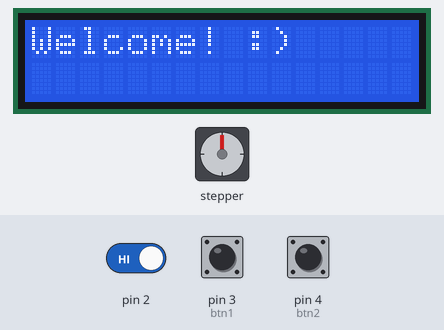
This sketch was run on a simulated Arduino Uno, built with avr-gcc and run on an emulated ATmega328P. Parts: 16×2 character LCD, stepper motor. The test bench sets the inputs (shaded band); at power-on: pin 2 HIGH, pin 3 (btn1) LOW, pin 4 (btn2) LOW. Stepper angles assume 2048 steps per turn; what the sketch prints to the serial monitor is not drawn.

Above: at 1.2 s.
1.3 s: pin 2 driven LOW
At 2.4 s:
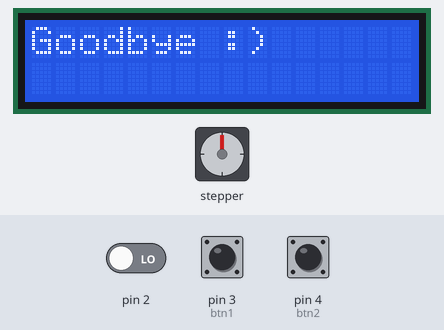
2.8 s: pin 2 driven HIGH
At 3.5 s:
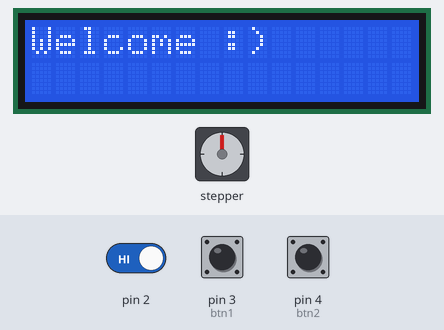
4.3 s: pin 3 (btn1) pulled HIGH for 0.15 s
At 4.75 s:
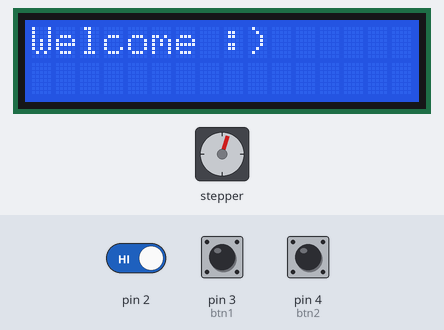
11.5 s: pin 4 (btn2) pulled HIGH for 3.2 s
Timing chart, 0 to 22.7 s (numbered marks = the images above; inputs shaded):
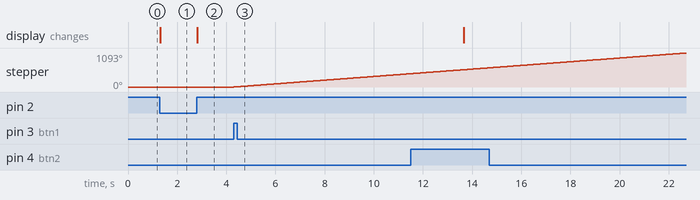

Measured:
- after the input at 1.3 s, the display: changes at once (image 1)
- after the input at 2.8 s, the display: changes at once (image 2)
- after the input at 4.3 s, stepper: keeps turning clockwise at about 60°/s, starting at once

The sketch:

automatic_tissue_final.ino
```cpp
#include <Stepper.h>
#include <Wire.h>
#include <LiquidCrystal_I2C.h>

LiquidCrystal_I2C lcd(0x27,16,2);//l6x2의 LCD 디스플레이 주소 설정
int stepsPerRev = 2048; //스텝모터가 360도 돌도록 함

//아두이노 보드의 디지털 11,10,9,8 핀을
//스텝모터의 IN1, IN3, IN2, IN4에 연결
Stepper stepper(stepsPerRev, 11,9,10,8);


int btn1 = 3; //버튼1(소변) 연결 핀
int btn2 = 4; //버튼2(대변) 연결 핀

bool btn1_current = false; //버튼1(소변)의 현재 상태
bool btn2_current = false; //버튼2(대변)의 현재 상태
bool btn1_previous = false; //버튼1(소변)의 이전 상태
bool btn2_previous = false; //버튼2(대변)의 이전 상태

int b1_cnt = 0; //버튼1을 누른 횟수
int b2_cnt = 0; //버튼2을 누른 횟수

bool door_close_current = true; //문의 이전 상태
bool door_close_previous = true; //문의 현재 상태

void setup() {
  stepper.setSpeed(10); //스텝모터 속도 설정

  pinMode(btn1,INPUT); //버튼1(소변) 연결 핀을 입력으로 설정
  pinMode(btn2,INPUT); //버튼2(대변) 연결 핀을 입력으로 설정

  pinMode(2,INPUT); //마그네틱 센서 연결 핀을 입력으로 설정
  pinMode(1,OUTPUT); //LED 연결 핀을 출력으로 설정

  Serial.begin(9600); //시리얼 통신 초기화
  lcd.init(); //LCD 초기화

  lcd.backlight(); //백라이트를 킴
  lcd.print("Welcome! :)");
  lcd.setCursor(0,0); //첫 번째 줄 첫째 칸
}

void loop() {

  btn1_current = digitalRead(btn1); //버튼1의 값을 읽음
  btn2_current = digitalRead(btn2); //버튼2의 값을 읽음

  if(btn1_current){ //버튼1이 눌렸으면(값이 True)
    if(btn1_previous == false){ //그리고 이전의 상태가 false라면
      b1_cnt++; //상태가 바뀐 경우에만 버튼1을 누른 횟수 증가
      btn1_previous = true;

      //소변의 경우, 휴지 4칸을 자동으로 나오게 하도록 설정함
      //각도 계산 결과, 540도 도는 것이 적합하여 1.5배로 계산함
      stepper.step(stepsPerRev*1.5);
      delay(10);

      Serial.print("버튼1 클릭횟수 : "); //버튼 클린 횟수가 변경되었는지 확인
      Serial.println(b1_cnt); //이전 보다 1 증가된 숫자가 출력될 것
      Serial.print("버튼2 클릭횟수 : ");
      Serial.println(b2_cnt); //버튼2를 누른 것이 아니므로, 이 숫자는 변함이 없음

      lcd.clear(); //lcd 화면 초기화
      lcd.print("Used toilet roll");
      lcd.setCursor(0,1); //두 번째 줄 첫째 칸
      //총 휴지 사용 길이 : 버튼 1을 누른 횟수 * 4칸 + 버튼 2를 누른 횟수 * 8칸
      lcd.print(b1_cnt*4+b2_cnt*8);
    }
  }
  else{
    btn1_previous = false;
  }

  btn2_current = digitalRead(btn2);//버튼 2의 값을 읽어옴

  if(btn2_current){//버튼2가 눌렸으면
    if(btn2_previous == false){//그리고 이전 상태 false라면
      b2_cnt++; //상태가 바뀐 경우에만 버튼2 누른 횟수 증가
      btn2_previous = true;

      //대변의 경우, 휴지 8칸을 자동으로 나오게 하도록 설정함
      //각도 계산 결과, 3바퀴(1080도) 도는 것이 적합하여 3배로 계산함
      stepper.step(stepsPerRev*3); //스텝모터
      delay(10);


      Serial.print("버튼1 클릭횟수 : "); //버튼 클린 횟수가 변경되었는지 확인
      Serial.println(b1_cnt); //버튼1을 누른 것이 아니기 때문에, 이전과 같은 값이 출력 될 것
      Serial.print("버튼2 클릭횟수 : "); //버튼 2를 눌렀으므로,
      Serial.println(b2_cnt); //이전보다 1 증가한 겂이 출력됨

      lcd.clear(); //lcd 화면 초기화
      lcd.print("Used toilet roll");
      lcd.setCursor(0,1); //두 번째 줄 첫째 칸
      //총 휴지 사용 길이 : 버튼 1을 누른 횟수 * 4칸 + 버튼 2를 누른 횟수 * 8칸
      lcd.print(b1_cnt*4+b2_cnt*8);


    }
  }
  else{
    btn2_previous = false;
  }

  //마그네틱 센서 코드
  door_close_current = digitalRead(2); //문이 닫혀 있는지 상태를 확인함
  if(door_close_current == false){ //문이 열리면 초기화(문이 열렸다는 것은, 사람이 나갔다는 것이므로)
    if (door_close_previous == true){//이전 상태가 문이 닫힌 경우일 경우에만(상태가 다를 경우에만)
      b1_cnt = 0; //버튼 1을 누른 횟수 초기화
      b2_cnt = 0; //버튼 2를 누른 횟수 초기화

      Serial.println("문열림");//문이 열렸음을 확인
      Serial.print("버튼1 클릭 횟수 : ");
      Serial.println(b1_cnt);//초기화 되었는지 확인, 0출력됨
      Serial.print("버튼2 클릭 횟수 : ");
      Serial.println(b2_cnt);//초기화 되었는지 확인, 0출력됨
      Serial.println();

      lcd.clear();
      lcd.print("Goodbye :)");//문이 열렸으므로 lcd에 Goodbye:)를 띄움
      delay(1000);
      door_close_previous = false; //문이 열린상태임을 기록.
    }
  }
  else{//문이 닫힌 경우
    if(door_close_previous == false){//이전에 문이 열려 있던 상태라면(이전과 상태가 다르면),
      door_close_previous = true; //문이 닫히면 닫혔다고 기록

      Serial.println("문닫힘");//문이 닫혔음을 확인
      Serial.println("휴지 카운트 시작\n");
      lcd.clear();
      lcd.print("Welcome :)"); //문이 닫혔다는 것은, 새로운 사람이 들어왔다는 것이므로 Welcome:)을 띄움
    }
  }


}
```
